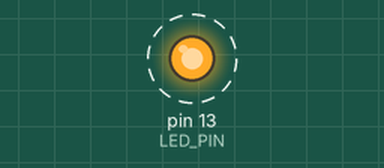
The sketch below on a simulated Arduino Uno, built with avr-gcc and run on an emulated ATmega328P. Shown: output pins drawn as LEDs (lit = HIGH). Dashed ring = blinking.

Above: at 0.5 s.
Timing chart, 0 to 3.0 s (numbered marks = the images above):
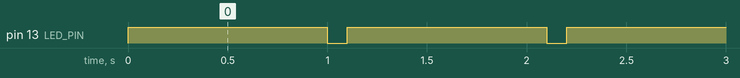

The sketch:

led_blink.ino
```cpp
// LED を点滅させるサンプル
//
// ArduinoIDE 付属サンプル、『Aruduino をはじめよう』から
//
// LED の短い足（K: カソード）をマイナス側（GND）
// LED の長い足（A: アノード）をプラス側（13番）に繋ぐ
// ※長時間点灯させる場合は抵抗器を使う

// LED を繋いだピン
const int LED_PIN = 13;

// LED を点灯・消灯している時間（ms）
// 長さをいろいろ変えてみる。
const int LED_ON_TIME_MS = 1000;
const int LED_OFF_TIME_MS = 100;

// 起動時、最初に1回だけ実行される関数
void setup() {
  pinMode(LED_PIN, OUTPUT);
}

// setup の後はこの関数が繰り返し実行される。
void loop() {
  // LED 付ける
  digitalWrite(LED_PIN, HIGH);

  // 点灯 → 消灯の間隔
  delay(LED_ON_TIME_MS);

  // LED 消す
  digitalWrite(LED_PIN, LOW);

  // 消灯 → 点灯の間隔
  delay(LED_OFF_TIME_MS);
}
```

Measured:
- by itself, pin 13 (LED_PIN): alternates HIGH for 1.0 s and LOW for 0.10 s
